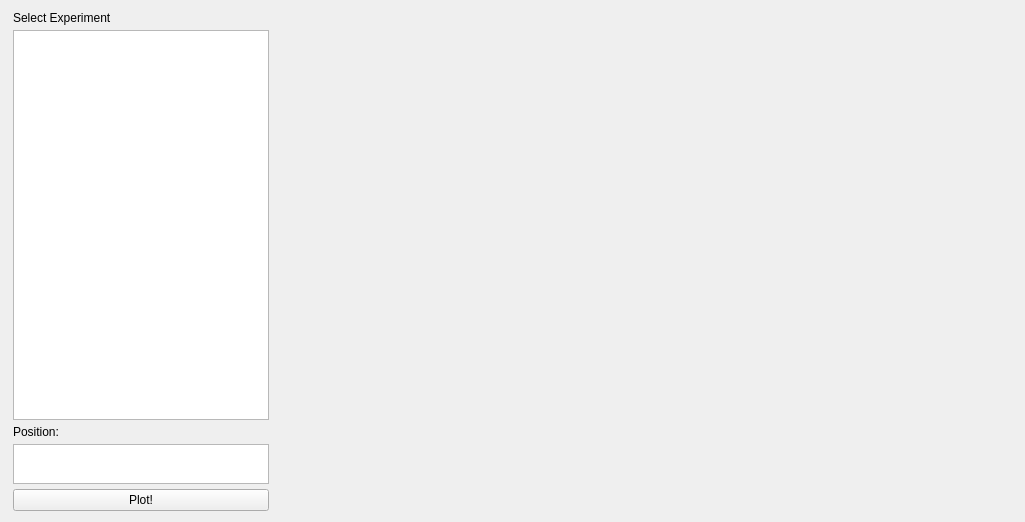
      <widget class="QWidget" name="plotPosition">
       <property name="sizePolicy">
        <sizepolicy hsizetype="Expanding" vsizetype="Expanding">
         <horstretch>0</horstretch>
         <verstretch>0</verstretch>
        </sizepolicy>
       </property>
       <layout class="QHBoxLayout" name="horizontalLayout_2">
        <item>
         <widget class="QFrame" name="frame">
          <property name="sizePolicy">
           <sizepolicy hsizetype="Expanding" vsizetype="Expanding">
            <horstretch>0</horstretch>
            <verstretch>0</verstretch>
           </sizepolicy>
          </property>
          <property name="minimumSize">
           <size>
            <width>250</width>
            <height>500</height>
           </size>
          </property>
          <property name="maximumSize">
           <size>
            <width>500</width>
            <height>16777215</height>
           </size>
          </property>
          <property name="frameShape">
           <enum>QFrame::NoFrame</enum>
          </property>
          <layout class="QVBoxLayout" name="verticalLayout_3">
           <property name="spacing">
            <number>5</number>
           </property>
           <property name="leftMargin">
            <number>2</number>
           </property>
           <property name="topMargin">
            <number>0</number>
           </property>
           <property name="bottomMargin">
            <number>0</number>
           </property>
           <item>
            <widget class="QLabel" name="label_4">
             <property name="styleSheet">
              <string notr="true">font: 75 13pt &quot;Ubuntu Condensed&quot;;</string>
             </property>
             <property name="text">
              <string>Select Experiment</string>
             </property>
            </widget>
           </item>
           <item>
            <widget class="QTableView" name="tableView_PlotPostion">
             <property name="minimumSize">
              <size>
               <width>0</width>
               <height>385</height>
              </size>
             </property>
             <property name="styleSheet">
              <string notr="true">font: 10pt &quot;Ubuntu Condensed&quot;;</string>
             </property>
            </widget>
           </item>
           <item>
            <widget class="QLabel" name="label_3">
             <property name="styleSheet">
              <string notr="true">font: 75 13pt &quot;Ubuntu Condensed&quot;;</string>
             </property>
             <property name="text">
              <string>Position:</string>
             </property>
            </widget>
           </item>
           <item>
            <widget class="QTextEdit" name="textEditPosition">
             <property name="minimumSize">
              <size>
               <width>0</width>
               <height>28</height>
              </size>
             </property>
             <property name="maximumSize">
              <size>
               <width>16777215</width>
               <height>40</height>
              </size>
             </property>
             <property name="frameShape">
              <enum>QFrame::StyledPanel</enum>
             </property>
            </widget>
           </item>
           <item>
            <widget class="QPushButton" name="plotPositionButton">
             <property name="maximumSize">
              <size>
               <width>16777215</width>
               <height>30</height>
              </size>
             </property>
             <property name="styleSheet">
              <string notr="true">font: 75 13pt &quot;Ubuntu Condensed&quot;;</string>
             </property>
             <property name="text">
              <string>Plot!</string>
             </property>
            </widget>
           </item>
          </layout>
         </widget>
        </item>
        <item>
         <widget class="QFrame" name="frame_2">
          <property name="sizePolicy">
           <sizepolicy hsizetype="Expanding" vsizetype="Expanding">
            <horstretch>0</horstretch>
            <verstretch>0</verstretch>
           </sizepolicy>
          </property>
          <property name="minimumSize">
           <size>
            <width>730</width>
            <height>500</height>
           </size>
          </property>
          <property name="maximumSize">
           <size>
            <width>16777215</width>
            <height>16777215</height>
           </size>
          </property>
          <layout class="QGridLayout" name="gridLayout_4">
           <property name="leftMargin">
            <number>0</number>
           </property>
           <property name="topMargin">
            <number>0</number>
           </property>
           <property name="rightMargin">
            <number>0</number>
           </property>
           <property name="bottomMargin">
            <number>0</number>
           </property>
           <property name="spacing">
            <number>0</number>
           </property>
           <item row="0" column="0">
            <widget class="QLabel" name="plotPositionImage">
             <property name="sizePolicy">
              <sizepolicy hsizetype="Expanding" vsizetype="Expanding">
               <horstretch>0</horstretch>
               <verstretch>0</verstretch>
              </sizepolicy>
             </property>
             <property name="text">
              <string/>
             </property>
            </widget>
           </item>
           <item row="1" column="0">
            <widget class="QLabel" name="loadingPPP">
             <property name="minimumSize">
              <size>
               <width>0</width>
               <height>30</height>
              </size>
             </property>
             <property name="maximumSize">
              <size>
               <width>16777215</width>
               <height>30</height>
              </size>
             </property>
             <property name="text">
              <string/>
             </property>
            </widget>
           </item>
          </layout>
         </widget>
        </item>
       </layout>
      </widget>
